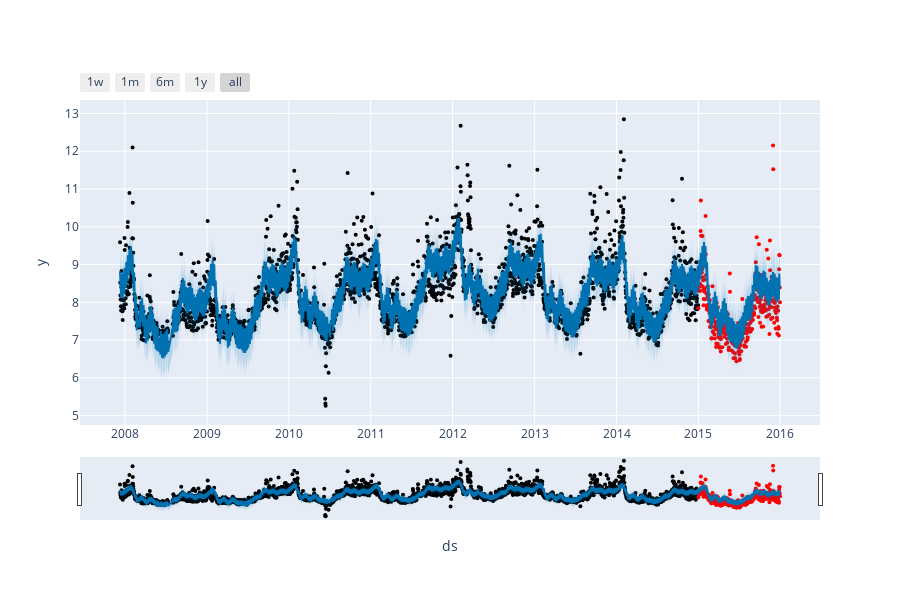

Notebook source saved alongside this figure:
### Code cell
plot_plotly(m, forecast,future_real=df_test)

### Figure 1 — Plotly figure (JSON) as saved in the notebook; plotly's stock layout.template omitted (floating-point values rounded to 4 significant figures; data arrays with more than 128 entries replaced by an {"elided": "..."} marker saying what was removed)
{"data": [{"marker": {"color": {"elided": "2885 str values"}, "size": 4}, "mode": "markers", "name": "Actual", "type": "scatter", "x": {"elided": "2885 str values"}, "y": {"elided": "2885 float values"}}, {"hoverinfo": "skip", "line": {"width": 0}, "mode": "lines", "type": "scatter", "x": {"elided": "2887 str values"}, "y": {"elided": "2887 float values"}}, {"fill": "tonexty", "fillcolor": "rgba(0, 114, 178, 0.2)", "line": {"color": "#0072B2", "width": 2}, "mode": "lines", "name": "Predicted", "type": "scatter", "x": {"elided": "2887 str values"}, "y": {"elided": "2887 float values"}}, {"fill": "tonexty", "fillcolor": "rgba(0, 114, 178, 0.2)", "hoverinfo": "skip", "line": {"width": 0}, "mode": "lines", "type": "scatter", "x": {"elided": "2887 str values"}, "y": {"elided": "2887 float values"}}], "layout": {"height": 600, "showlegend": false, "width": 900, "xaxis": {"rangeselector": {"buttons": [{"count": 7, "label": "1w", "step": "day", "stepmode": "backward"}, {"count": 1, "label": "1m", "step": "month", "stepmode": "backward"}, {"count": 6, "label": "6m", "step": "month", "stepmode": "backward"}, {"count": 1, "label": "1y", "step": "year", "stepmode": "backward"}, {"step": "all"}]}, "rangeslider": {"visible": true}, "title": {"text": "ds"}, "type": "date"}, "yaxis": {"title": {"text": "y"}}}}
